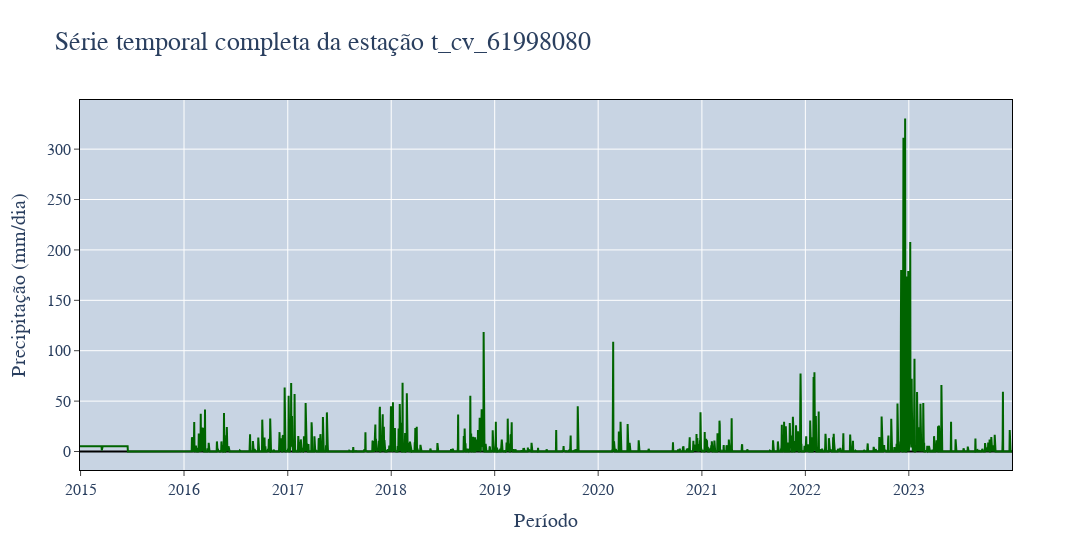

Notebook cell for this chart:
### Code cell
for c in chuvas:
    plot_serie_temporal(
        dataset=df_knn,
        coluna=c,
        tp_coluna="chuva",
        plot_title="Série temporal completa da estação {}".format(c),
        line_color="darkgreen",
        short_name=c,
        pasta_resultados=pasta_resultados+"aed/",
        salvar=SALVAR_PLOTS
    )

### Figure 1 — Plotly figure (JSON) as saved in the notebook; plotly's stock layout.template omitted (floating-point values rounded to 4 significant figures; data arrays with more than 128 entries replaced by an {"elided": "..."} marker saying what was removed)
{"data": [{"line": {"color": "darkgreen", "width": 2}, "mode": "lines", "name": "t_cv_61998080", "type": "scatter", "x": {"elided": "3289 str values"}, "y": {"elided": "3289 float values"}}], "layout": {"height": 550, "hovermode": "x unified", "plot_bgcolor": "#c8d4e3", "title": {"font": {"family": "system-ui", "size": 26}, "text": "Série temporal completa da estação t_cv_61998080"}, "width": 1150, "xaxis": {"linecolor": "black", "mirror": true, "showline": true, "tickfont": {"family": "system-ui", "size": 16}, "ticks": "outside", "title": {"font": {"family": "system-ui", "size": 20}, "text": "Período"}}, "yaxis": {"linecolor": "black", "mirror": true, "showline": true, "tickfont": {"family": "system-ui", "size": 16}, "ticks": "outside", "title": {"font": {"family": "system-ui", "size": 20}, "text": "Precipitação (mm/dia)"}, "zerolinecolor": "black"}}}
